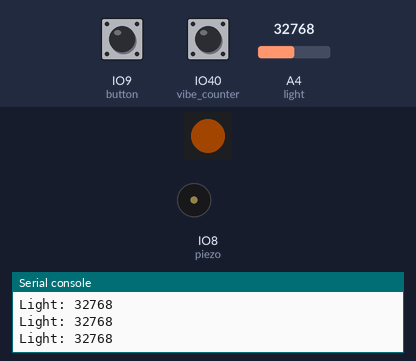
A program run on a simulated ESP32 board running CircuitPython. Parts: 1 RGB LEDs in strip order, left to right, buzzer (waves = sounding), the last lines printed to the serial console. The inputs (shaded band) are chosen by the test bench; at power-on: IO9 (button) HIGH, IO40 (vibe_counter) HIGH, A4 (light) = 32768 (analog values on the 0–65535 scale). Dim RGB values are drawn brighter than linear.

Above: at 3.35 s.
3.4 s: IO9 (button) pulled LOW for 0.15 s
At 3.81 s:
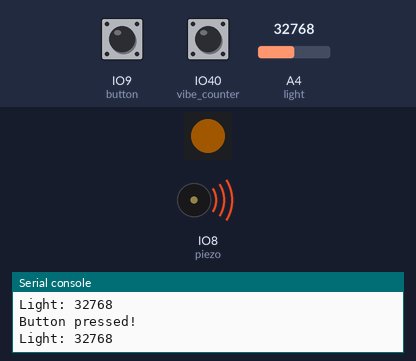
6.4 s: IO40 (vibe_counter) pulled LOW for 0.15 s
At 6.67 s:
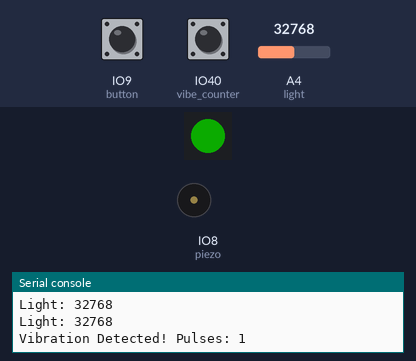
9.5 s: IO9 (button) pulled LOW for 1 s
At 9.78 s:
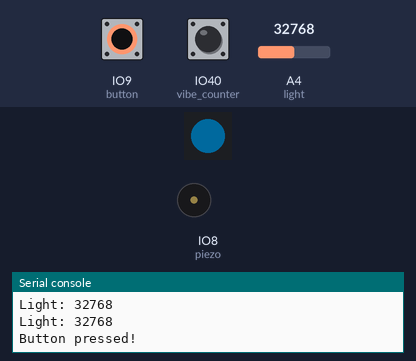
12.5 s: IO40 (vibe_counter) pulled LOW for 1 s
At 12.8 s:
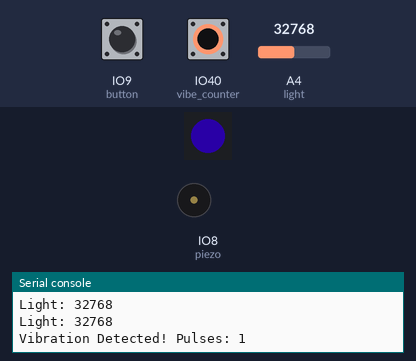
Timing chart, 0 to 16.5 s (numbered marks = the images above; inputs shaded):
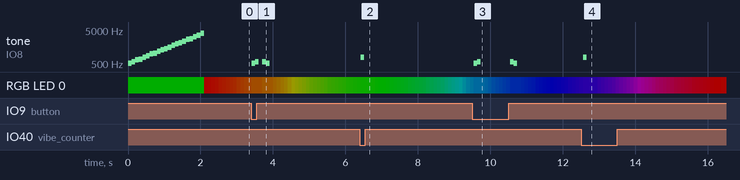

Measured:
- after the input at 3.4 s, tone on IO8 (piezo): plays 523 Hz for 0.10 s, 587 Hz for 0.10 s, 587 Hz for 0.10 s, 523 Hz for 0.10 s, starting at once
- after the input at 6.4 s, tone on IO8 (piezo): silent → 784 Hz at once, → silent 0.10 s later
- after the input at 9.5 s, tone on IO8 (piezo): plays 523 Hz for 0.10 s, 587 Hz for 0.10 s, 587 Hz for 0.10 s, 523 Hz for 0.10 s, starting at once
- after the input at 12.5 s, tone on IO8 (piezo): silent → 784 Hz after 0.05 s, → silent 0.10 s later
- by itself, tone on IO8 (piezo): plays 523 Hz for 0.10 s, 587 Hz for 0.10 s, 659 Hz for 0.10 s, 698 Hz for 0.10 s, 784 Hz for 0.10 s, 880 Hz for 0.10 s … (21 notes in this stretch)

The program:

code.py
```python
print("Hello World!")

import time
import board
import pwmio
import digitalio
import countio
import analogio
import neopixel


# 8 notes of a C Major octave (C5 to C6) in Hertz
OCTAVE_NOTES = [
    523,  # C5
    587,  # D5
    659,  # E5
    698,  # F5
    784,  # G5
    880,  # A5
    988,  # B5
]

# Set up GPIO7 with variable frequency enabled so we can change pitch on the fly
piezo = pwmio.PWMOut(board.IO8, frequency=440, duty_cycle=0, variable_frequency=True)

# Initialize GPIO9 as a digital input with an internal pull-up resistor
button = digitalio.DigitalInOut(board.IO9)
button.direction = digitalio.Direction.INPUT
button.pull = digitalio.Pull.UP

wrongADC = digitalio.DigitalInOut(board.IO39)
wrongADC.direction = digitalio.Direction.INPUT

# Initialize GPIO9 as a digital input with an internal pull-up resistor
# vibe = digitalio.DigitalInOut(board.IO40)
# vibe.direction = digitalio.Direction.INPUT
# vibe.pull = digitalio.Pull.UP

# Initialize GPIO40 hardware pulse counter with pull-up (Vibration Sensor)
# Catches falling-edge triggers in hardware even during delays
vibe_counter = countio.Counter(board.IO40, edge=countio.Edge.FALL, pull=digitalio.Pull.UP)

# Analog light sensor on IO39 (analog pins use board.A0, not IO39)
light = analogio.AnalogIn(board.A4)


# Initialize NeoPixel on the default board pin (or replace board.NEOPIXEL with board.IOx)
pixel = neopixel.NeoPixel(board.IO48, 1, brightness=0.2)

# Set color to Green (RGB: Red=0, Green=255, Blue=0)
pixel[0] = (0, 255, 0)


def wheel(pos):
    """Return an RGB tuple for a position 0-255 around the color wheel."""
    pos %= 256
    if pos < 85:
        return (255 - pos * 3, pos * 3, 0)
    elif pos < 170:
        pos -= 85
        return (0, 255 - pos * 3, pos * 3)
    else:
        pos -= 170
        return (pos * 3, 0, 255 - pos * 3)


# Rainbow fade state: hue position (0-255) and per-step increment
hue = 0
HUE_STEP = 2  # higher = faster cycle


def rainbow():
    """Advance the hue and set the pixel to the new rainbow color."""
    global hue
    hue = (hue + HUE_STEP) % 256
    pixel[0] = wheel(hue)

def startup_song():
    # Loop through each note in the octave scale
    for freq in OCTAVE_NOTES:
        piezo.frequency = freq
        piezo.duty_cycle = 32768  # Start tone (50% duty cycle)
        time.sleep(0.1)           # Play note for 0.1s

    for freq in OCTAVE_NOTES:
        piezo.frequency = freq * 2
        piezo.duty_cycle = 32768  # Start tone (50% duty cycle)
        time.sleep(0.1)           # Play note for 0.1s

    for freq in OCTAVE_NOTES:
        piezo.frequency = freq * 4
        piezo.duty_cycle = 32768  # Start tone (50% duty cycle)
        time.sleep(0.1)

    # Mute tone and clean up hardware resource
    piezo.duty_cycle = 0


def beep_click():
    f1 = OCTAVE_NOTES[0]
    f2 = OCTAVE_NOTES[1]

    piezo.frequency = f1
    piezo.duty_cycle = 32768  # Start tone (50% duty cycle)
    time.sleep(0.1)

    piezo.frequency = f2
    piezo.duty_cycle = 32768  # Start tone (50% duty cycle)
    time.sleep(0.1)

    piezo.duty_cycle = 0

def beep_unclick():
    f2 = OCTAVE_NOTES[0]
    f1 = OCTAVE_NOTES[1]

    piezo.frequency = f1
    piezo.duty_cycle = 32768  # Start tone (50% duty cycle)
    time.sleep(0.1)

    piezo.frequency = f2
    piezo.duty_cycle = 32768  # Start tone (50% duty cycle)
    time.sleep(0.1)

    piezo.duty_cycle = 0

def beep_vibe():
    piezo.frequency = OCTAVE_NOTES[4]
    piezo.duty_cycle = 32768  # Start tone (50% duty cycle)
    time.sleep(0.1)
    piezo.duty_cycle = 0

pressed = True
startup_song()
while True:
    # Fade the NeoPixel across the rainbow every loop
    rainbow()

    # Report light sensor reading each iteration (0-65535)
    print(f"Light: {light.value}")

    # 1. Check for hardware vibration interrupts
    if vibe_counter.count > 0:
        print(f"Vibration Detected! Pulses: {vibe_counter.count}")
        vibe_counter.reset()  # Clear pulse counter
        beep_vibe()

        # The speaker vibrates the board enough that the vibration sensor detects it
        # This delay is long enough that any vibrations from the speaker can be cleared before continuing
        time.sleep(0.2) # this
        vibe_counter.reset()  # Clear pulse counter

    # With a pull-up resistor, the logic is inverted:
    # False (LOW)  = Button pressed (connected to GND)
    # True (HIGH)  = Button released (pulled up to 3.3V)
    if not button.value:
        print("Button pressed!")

    if not button.value:
        if pressed:
            pressed = False
            beep_click()
    else:
        if not pressed:
            pressed = True
            beep_unclick()


    time.sleep(0.1)
```
